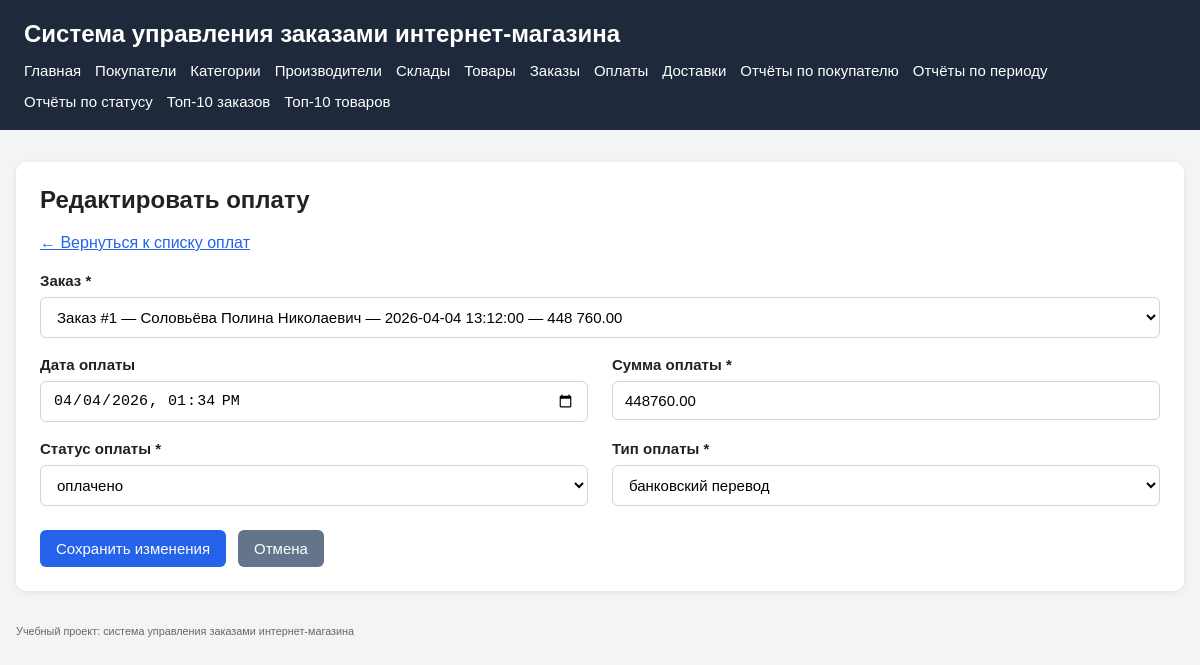
Page /payments/edit.php?id=1 on the committed database.
### tables this page shows
CREATE TABLE payments (
    payment_id INT UNSIGNED NOT NULL AUTO_INCREMENT,
    order_id INT UNSIGNED NOT NULL,
    payment_date DATETIME NULL,
    payment_amount DECIMAL(10,2) NOT NULL DEFAULT 0.00,
    payment_status VARCHAR(30) NOT NULL,
    payment_type VARCHAR(50) NOT NULL,
    PRIMARY KEY (payment_id),
    UNIQUE KEY uk_payments_order (order_id),
    KEY idx_payments_status (payment_status),
    KEY idx_payments_date (payment_date),
    CONSTRAINT fk_payments_order
        FOREIGN KEY (order_id) REFERENCES orders(order_id)
        ON UPDATE CASCADE
        ON DELETE CASCADE
);

CREATE TABLE orders (
    order_id INT UNSIGNED NOT NULL AUTO_INCREMENT,
    order_date DATETIME NOT NULL,
    status VARCHAR(30) NOT NULL,
    total_amount DECIMAL(10,2) NOT NULL DEFAULT 0.00,
    customer_id INT UNSIGNED NOT NULL,
    payment_method VARCHAR(50) NOT NULL,
    delivery_method VARCHAR(50) NOT NULL,
    delivery_address VARCHAR(255) NOT NULL,
    PRIMARY KEY (order_id),
    KEY idx_orders_customer (customer_id),
    KEY idx_orders_date (order_date),
    KEY idx_orders_status (status),
    CONSTRAINT fk_orders_customer
        FOREIGN KEY (customer_id) REFERENCES customers(customer_id)
        ON UPDATE CASCADE
        ON DELETE RESTRICT
);

CREATE TABLE customers (
    customer_id INT UNSIGNED NOT NULL AUTO_INCREMENT,
    last_name VARCHAR(100) NOT NULL,
    first_name VARCHAR(100) NOT NULL,
    middle_name VARCHAR(100) NULL,
    phone VARCHAR(20) NOT NULL,
    email VARCHAR(255) NULL,
    city VARCHAR(100) NOT NULL,
    street VARCHAR(150) NOT NULL,
    house VARCHAR(20) NOT NULL,
    apartment VARCHAR(20) NULL,
    postal_code VARCHAR(20) NOT NULL,
    PRIMARY KEY (customer_id),
    UNIQUE KEY uk_customers_email (email),
    KEY idx_customers_phone (phone)
);

### src/includes/db.php (called while the page is built, shortened)
<?php
$configPath = __DIR__ . '/../config/config.local.php';
if (!file_exists($configPath)) {
    $configPath = __DIR__ . '/../config/config.example.php';
}
$config = require $configPath;
function app_config(): array
{
    global $config;
    return $config;
}
function base_url(string $path = ''): string
{
    $config = app_config();
    $base = rtrim($config['app']['base_url'] ?? '', '/');
    return $base . '/' . ltrim($path, '/');
}
function db(): PDO
{
    $config = app_config();
    $db = $config['db'];
    $dsn = sprintf(
        'mysql:host=%s;port=%d;dbname=%s;charset=%s',
        $db['host'],
        $db['port'],
        $db['name'],
        $db['charset']
    );
    $pdo = new PDO($dsn, $db['user'], $db['pass'], [
        PDO::ATTR_ERRMODE => PDO::ERRMODE_EXCEPTION,
        PDO::ATTR_DEFAULT_FETCH_MODE => PDO::FETCH_ASSOC,
        PDO::ATTR_EMULATE_PREPARES => false,
    ]);
    return $pdo;
}

### src/config/config.example.php (called while the page is built)
<?php
return [
    'app' => [
        'base_url' => getenv('APP_BASE_URL') ?: '',
        'name' => getenv('APP_NAME') ?: 'Система управления заказами интернет-магазина',
    ],
    'db' => [
        'host' => getenv('DB_HOST') ?: 'db',
        'port' => (int)(getenv('DB_PORT') ?: 3306),
        'name' => getenv('DB_NAME') ?: 'shop_orders',
        'user' => getenv('DB_USER') ?: 'shop_user',
        'pass' => getenv('DB_PASSWORD') ?: '',
        'charset' => getenv('DB_CHARSET') ?: 'utf8mb4',
    ],
];

### src/payments/edit.php (the view, shortened to what this page needs)
<?php
require_once __DIR__ . '/../includes/db.php';
$errorMessage = null;
$paymentId = (int)($_GET['id'] ?? 0);
    ?>
    <?php
$formData = [
    'order_id' => '',
    'payment_date' => '',
    'payment_amount' => '',
    'payment_status' => '',
    'payment_type' => '',
];
$paymentStatuses = [
    'ожидает оплаты',
    'оплачено',
    'отменено',
];
$paymentTypes = [
    'банковская карта',
    'СБП',
    'банковский перевод',
    'наличными',
];
$orders = [];
try {
    $pdo = db();
    $orders = $pdo->query(
        'SELECT
            o.order_id,
            o.order_date,
            o.total_amount,
            c.last_name,
            c.first_name,
            c.middle_name
         FROM orders o
         INNER JOIN customers c ON c.customer_id = o.customer_id
         ORDER BY o.order_id ASC'
    )->fetchAll();
    if ($_SERVER['REQUEST_METHOD'] === 'POST') {
        foreach ($formData as $key => $value) {
            $formData[$key] = trim((string)($_POST[$key] ?? ''));
        }
        $requiredFields = [
            'order_id' => 'Заказ',
            'payment_amount' => 'Сумма оплаты',
            'payment_status' => 'Статус оплаты',
            'payment_type' => 'Тип оплаты',
        ];
        foreach ($requiredFields as $field => $label) {
            if ($formData[$field] === '') {
                $errorMessage = "Поле «{$label}» обязательно для заполнения.";
                break;
            }
        }
        if ($errorMessage === null && !ctype_digit($formData['order_id'])) {
            $errorMessage = 'Некорректный заказ.';
        }
        if ($errorMessage === null && !is_numeric($formData['payment_amount'])) {
            $errorMessage = 'Поле «Сумма оплаты» должно быть числом.';
        }
        if ($errorMessage === null && (float)$formData['payment_amount'] < 0) {
            $errorMessage = 'Поле «Сумма оплаты» не может быть отрицательным.';
        }
        if ($errorMessage === null && !in_array($formData['payment_status'], $paymentStatuses, true)) {
            $errorMessage = 'Некорректный статус оплаты.';
        }
        if ($errorMessage === null && !in_array($formData['payment_type'], $paymentTypes, true)) {
            $errorMessage = 'Некорректный тип оплаты.';
        }
        if ($errorMessage === null && $formData['payment_date'] !== '') {
            $dateTime = DateTime::createFromFormat('Y-m-d\TH:i', $formData['payment_date']);
            if (!$dateTime || $dateTime->format('Y-m-d\TH:i') !== $formData['payment_date']) {
                $errorMessage = 'Некорректная дата оплаты.';
            }
        }
        if ($errorMessage === null) {
            $checkStmt = $pdo->prepare(
                'SELECT payment_id
                 FROM payments
                 WHERE order_id = :order_id
                   AND payment_id <> :payment_id'
            );
            $checkStmt->execute([
                ':order_id' => (int)$formData['order_id'],
                ':payment_id' => $paymentId,
            ]);
            $existingPayment = $checkStmt->fetch();
            if ($existingPayment) {
                $errorMessage = 'Для выбранного заказа уже существует другая запись об оплате.';
            }
        }
        if ($errorMessage === null) {
            $paymentDate = null;
            if ($formData['payment_date'] !== '') {
                $paymentDate = str_replace('T', ' ', $formData['payment_date']);
            }
            $stmt = $pdo->prepare(
                'UPDATE payments
                 SET
                    order_id = :order_id,
                    payment_date = :payment_date,
                    payment_amount = :payment_amount,
                    payment_status = :payment_status,
                    payment_type = :payment_type
                 WHERE payment_id = :payment_id'
            );
            $stmt->execute([
                ':order_id' => (int)$formData['order_id'],
                ':payment_date' => $paymentDate,
                ':payment_amount' => $formData['payment_amount'],
                ':payment_status' => $formData['payment_status'],
                ':payment_type' => $formData['payment_type'],
                ':payment_id' => $paymentId,
            ]);
            header('Location: ' . base_url('payments/list.php'));
            exit;
        }
    } else {
        $stmt = $pdo->prepare(
            'SELECT
                payment_id,
                order_id,
                payment_date,
                payment_amount,
                payment_status,
                payment_type
             FROM payments
             WHERE payment_id = :payment_id'
        );
        $stmt->execute([
            ':payment_id' => $paymentId,
        ]);
        $payment = $stmt->fetch();
        if (!$payment) {
            $errorMessage = 'Оплата не найдена.';
        } else {
            $formData['order_id'] = (string)$payment['order_id'];
            $formData['payment_date'] = !empty($payment['payment_date'])
                ? date('Y-m-d\TH:i', strtotime((string)$payment['payment_date']))
                : '';
            $formData['payment_amount'] = (string)$payment['payment_amount'];
            $formData['payment_status'] = (string)$payment['payment_status'];
            $formData['payment_type'] = (string)$payment['payment_type'];
        }
    }
} catch (Throwable $e) {
    $errorMessage = $e->getMessage();
}
require_once __DIR__ . '/../includes/header.php';
require_once __DIR__ . '/../includes/menu.php';
?>
<main>
    <section class="card">
        <h2>Редактировать оплату</h2>
        <p>
            <a href="<?= htmlspecialchars(base_url('payments/list.php'), ENT_QUOTES, 'UTF-8') ?>">
                ← Вернуться к списку оплат
            </a>
        </p>
        <?php if (!empty($orders) && ($errorMessage === null || $_SERVER['REQUEST_METHOD'] === 'POST')): ?>
            <form method="post" action="<?= htmlspecialchars(base_url('payments/edit.php?id=' . $paymentId), ENT_QUOTES, 'UTF-8') ?>">
                <div class="form-grid">
                    <div class="form-group form-group-full">
                        <label for="order_id">Заказ *</label>
                        <select id="order_id" name="order_id" required>
                            <?php foreach ($orders as $order): ?>
                                <?php
                                $customerFullName = trim(
                                    (string)$order['last_name'] . ' ' .
                                    (string)$order['first_name'] . ' ' .
                                    (string)($order['middle_name'] ?? '')
                                );
                                $optionText = 'Заказ #' . (int)$order['order_id']
                                    . ' — ' . $customerFullName
                                    . ' — ' . (string)$order['order_date']
                                    . ' — ' . number_format((float)$order['total_amount'], 2, '.', ' ');
                                ?>
                                <option
                                    value="<?= (int)$order['order_id'] ?>"
                                    <?= $formData['order_id'] === (string)$order['order_id'] ? 'selected' : '' ?>
                                >
                                    <?= htmlspecialchars($optionText, ENT_QUOTES, 'UTF-8') ?>
                                </option>
                            <?php endforeach; ?>
                        </select>
                    </div>
                    <div class="form-group">
                        <label for="payment_date">Дата оплаты</label>
                        <input
                            type="datetime-local"
                            id="payment_date"
                            name="payment_date"
                            value="<?= htmlspecialchars($formData['payment_date'], ENT_QUOTES, 'UTF-8') ?>"
                        >
                    </div>
                    <div class="form-group">
                        <label for="payment_amount">Сумма оплаты *</label>
                        <input
                            type="number"
                            id="payment_amount"
                            name="payment_amount"
                            step="0.01"
                            min="0"
                            value="<?= htmlspecialchars($formData['payment_amount'], ENT_QUOTES, 'UTF-8') ?>"
                            required
                        >
                    </div>
                    <div class="form-group">
                        <label for="payment_status">Статус оплаты *</label>
                        <select id="payment_status" name="payment_status" required>
                            <?php foreach ($paymentStatuses as $paymentStatus): ?>
                                <option
                                    value="<?= htmlspecialchars($paymentStatus, ENT_QUOTES, 'UTF-8') ?>"
                                    <?= $formData['payment_status'] === $paymentStatus ? 'selected' : '' ?>
                                >
                                    <?= htmlspecialchars($paymentStatus, ENT_QUOTES, 'UTF-8') ?>
                                </option>
                            <?php endforeach; ?>
                        </select>
                    </div>
                    <div class="form-group">
                        <label for="payment_type">Тип оплаты *</label>
                        <select id="payment_type" name="payment_type" required>
                            <?php foreach ($paymentTypes as $paymentType): ?>
                                <option
                                    value="<?= htmlspecialchars($paymentType, ENT_QUOTES, 'UTF-8') ?>"
                                    <?= $formData['payment_type'] === $paymentType ? 'selected' : '' ?>
                                >
                                    <?= htmlspecialchars($paymentType, ENT_QUOTES, 'UTF-8') ?>
                                </option>
                            <?php endforeach; ?>
                        </select>
                    </div>
                </div>
                <div class="form-actions">
                    <button type="submit">Сохранить изменения</button>
                    <a class="btn btn-secondary" href="<?= htmlspecialchars(base_url('payments/list.php'), ENT_QUOTES, 'UTF-8') ?>">
                        Отмена
                    </a>
                </div>
            </form>
        <?php elseif (empty($orders)): ?>
            <div class="error-box">
                <strong>Ошибка:</strong> В системе нет заказов для привязки оплаты.
            </div>
        <?php endif; ?>
    </section>
</main>
<?php require_once __DIR__ . '/../includes/footer.php'; ?>

### src/assets/css/style.css (style rules this page uses)
* { box-sizing: border-box; }
body { margin: 0; padding: 0; font-family: Arial, sans-serif; background: #f3f4f6; color: #222; }
main { max-width: 1200px; margin: 32px auto; padding: 0 16px; }
.card { background: #fff; border-radius: 10px; padding: 24px; margin-bottom: 20px; box-shadow: 0 1px 6px rgba(0, 0, 0, 0.08); }
.card h2 { margin-top: 0; margin-bottom: 20px; font-size: 24px; }
a { color: #2563eb; }
.form-grid { display: grid; grid-template-columns: repeat(2, minmax(280px, 1fr)); gap: 18px 24px; margin-top: 20px; }
.form-group { display: flex; flex-direction: column; }
.form-group-full { grid-column: 1 / -1; }
label { display: block; margin-bottom: 8px; font-weight: 600; font-size: 15px; }
input[type="text"], input[type="email"], input[type="number"], input[type="date"], input[type="datetime-local"], select, textarea { width: 100%; padding: 10px 12px; border: 1px solid #cbd5e1; border-radius: 6px; font-size: 15px; background: #fff; }
.form-actions { margin-top: 24px; display: flex; gap: 12px; align-items: center; }
button, .btn { display: inline-block; padding: 10px 16px; border: none; border-radius: 6px; background: #2563eb; color: #fff; font-size: 15px; text-decoration: none; cursor: pointer; }
.btn-secondary { background: #64748b; }

### rows in the picture
payments: order_id "Заказ #1 — Соловьёва Полина Николаевич — 2026-04-04 13:12:00 — 448 760.00", payment_amount "448760.00", payment_status "оплачено", payment_type "банковский перевод"

### other values in the picture
app_config()['app']['name'] "Система управления заказами интернет-магазина"
